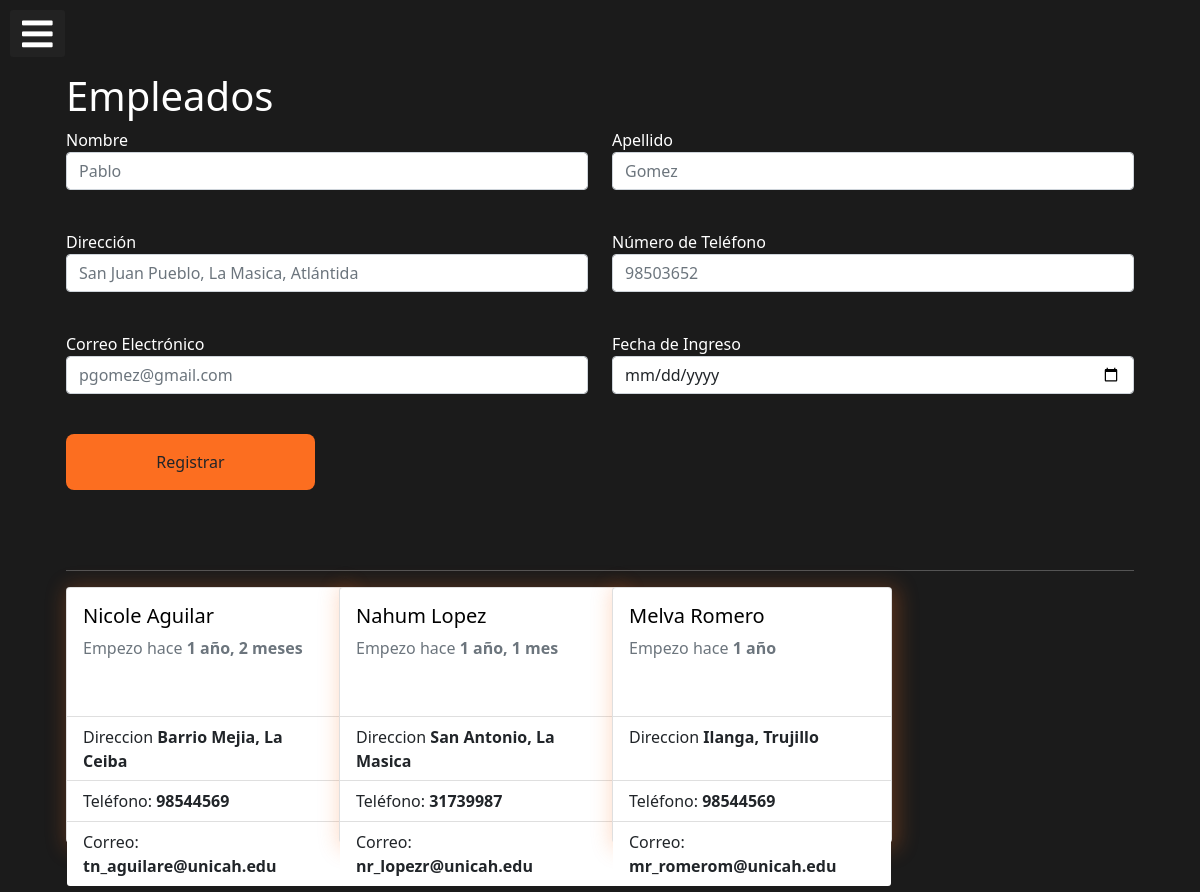
The page /inventario/empleados/ (signed in) on the database its author committed.
### app_inventarioBodega/models.py (models this page shows, shortened)
class Empleado(models.Model):
    nombre = models.CharField(max_length=30)
    apellido = models.CharField(max_length=30)
    direccion = models.TextField()
    telefono = models.IntegerField()
    correo = models.EmailField()
    fechaIngreso = models.DateField()
    user = models.OneToOneField(User, on_delete=models.CASCADE, null=True, blank=True)

### app_inventarioBodega/views.py (the view, shortened to what this page needs)
# urls.py: path('empleados/', views.empleados, name='empleados'),
@login_required()
def empleados(request):
    data = Empleado.objects.all().order_by('fechaIngreso')
    ctx = {
        'empleados' : data,
        'msj':'success',
    }
    return render(request, 'bodega/empleados.html', ctx)

### app_inventarioBodega/templates/bodega/empleados.html (shortened to what this page needs)
{% extends "base.html" %}
{% block container %}
    <div class="container" style="color: #FFFFFF">
        <h1>Empleados</h1>
        <form action="{% url 'inventario:empleados' %}" method="POST">
            <div class="row mb-4">
                <div class="col-6">
                    <div class="mb-3">
                        <label for="nombre" >Nombre</label>
                        <input type="text" value="{{ em.nombre }}" name="nombre" id="nombre" class="form-control" required placeholder="Pablo" autofocus maxlength="20">
                    </div>
                </div>
                <div class="col-6">
                    <div class="mb-3">
                        <label for="apellido" >Apellido</label>
                        <input type="text" value="{{ em.apellido }}" name="apellido" id="apellido" class="form-control" required placeholder="Gomez" maxlength="20">
                    </div>
                </div>
            </div>
            <div class="row mb-4">
                <div class="col-6">
                    <div class="mb-3">
                        <label for="direccion" >Dirección</label>
                        <input type="text" value="{{ em.direccion }}" name="direccion" id="direccion" class="form-control" required placeholder="San Juan Pueblo, La Masica, Atlántida" maxlength="100">
                    </div>
                </div>
                <div class="col-6">
                    <div class="mb-3">
                        <label for="telefono" >Número de Teléfono</label>
                        <input type="text" value="{{ em.telefono }}" name="telefono" id="telefono" class="form-control" required placeholder="98503652" maxlength="20">
                    </div>
                </div>
            </div>
            <div class="row mb-4">
                <div class="col-6">
                    <div class="mb-3">
                        <label for="correo" >Correo Electrónico</label>
                        <input type="email" value="{{ em.correo }}" name="correo" id="correo" class="form-control" required placeholder="pgomez@gmail.com" maxlength="60">
                    </div>
                </div>
                <div class="col-6">
                    <div class="mb-3">
                        <label for="fechaIngreso" >Fecha de Ingreso</label>
                        <input type="date" value="{{ em.fechaIngreso }}" name="fechaIngreso" id="fechaIngreso" class="form-control" required>
                    </div>
                </div>
            </div>
            <div class="row mb-4">
                <div class="col-3">
                    <div class="mb-3">
                        <input type="submit" class="btn cards"  value="Registrar">
                    </div>
                </div>
            </div>
        </form>
        <br>
        <hr>
        <div class="row mb-4">
            {% for e in empleados %}
                <div class="col-3" style="margin-bottom: 25px;">
                    <div class="card mb-4 cards-shadow">
                        <div class="card-body" >
                            <h5 class="card-title " style="color: black;">{{ e.nombre }} {{ e.apellido}} </h5>
                            <p class="card-text text-secondary" style="height: 4rem;">
                                Empezo hace <strong>{{ e.fechaIngreso | timesince }}</strong>
                            </p>
                        </div>
                        <ul class="list-group list-group-flush">
                            <li class="list-group-item" style="height:4rem;">Direccion <strong>{{ e.direccion }}</strong></li>
                            <li class="list-group-item">Teléfono: <strong>{{ e.telefono }}</strong></li>
                            <li class="list-group-item">Correo: <br><strong>{{ e.correo }} </strong></li>
                        </ul>
                    </div>
                </div>
            {% empty %}
                <div class="alert alert-danger">No hay empleados al momento</div>
            {% endfor %}
        </div>
    </div>
{% endblock %}

### app_inventarioBodega/static/inventario/css/cssLogin.css (style rules this page uses)
body, html { margin: 0; padding: 0; height: 100%; background: #1b1b1b; }

### app_inventarioBodega/static/inventario/css/style.css (style rules this page uses)
body, html { background-color: #1B1B1B; color: #FFFFFF; text-decoration: none; }
* { list-style: none; text-decoration: none; }
.cards { width: 100%; height: 3.5rem; border-radius: 8px; background-color: #FC6E20; padding: 13px; }
.cards-shadow { width: 17.5rem; box-shadow: 3px 3px 20px 4px rgba(252,110,32,0.25); margin-right: 3px; height: 16rem; }

### rows shown on the page
Empleado: nombre "Nicole", apellido "Aguilar", fechaIngreso "1 año, 2 meses", direccion "Barrio Mejia, La Ceiba", telefono "98544569", correo "tn_aguilare@unicah.edu"
Empleado: nombre "Nahum", apellido "Lopez", fechaIngreso "1 año, 1 mes", direccion "San Antonio, La Masica", telefono "31739987", correo "nr_lopezr@unicah.edu"
Empleado: nombre "Melva", apellido "Romero", fechaIngreso "1 año", direccion "Ilanga, Trujillo", telefono "98544569", correo "mr_romerom@unicah.edu"
